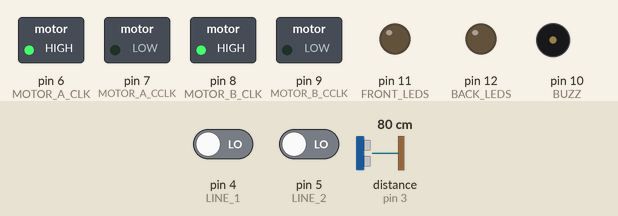
Recording of a sketch running on a simulated Arduino Uno, built with avr-gcc and run on an emulated ATmega328P. Shown: switched loads named in the sketch (green lamp = pin HIGH), output pins drawn as LEDs (lit = HIGH), buzzer (waves = sounding, pin HIGH). The test bench sets the inputs (shaded band); at power-on: distance to the obstacle (sensor on pin 3) 80 cm, pin 4 (LINE_1) LOW, pin 5 (LINE_2) LOW. The echo pulse lasts 58.3 µs per cm.

Above: at 1.2 s.
1.3 s: distance to the obstacle (sensor on pin 3) set to 2 cm
At 2.8 s:
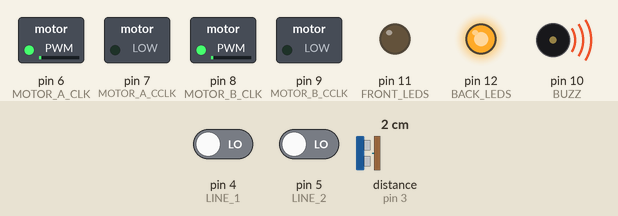
4.3 s: distance to the obstacle (sensor on pin 3) set to 18 cm
At 4.6 s:
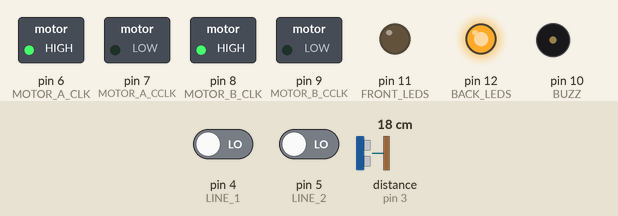
5.8 s: pin 4 (LINE_1) driven HIGH
At 6.6 s:
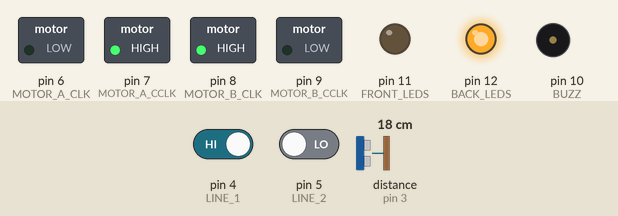
7.3 s: pin 5 (LINE_2) driven HIGH
At 7.7 s:
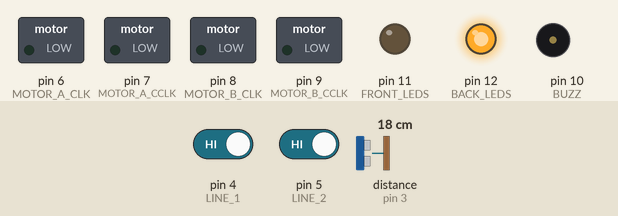
8.8 s: pin 4 (LINE_1) driven LOW
At 10.0 s:
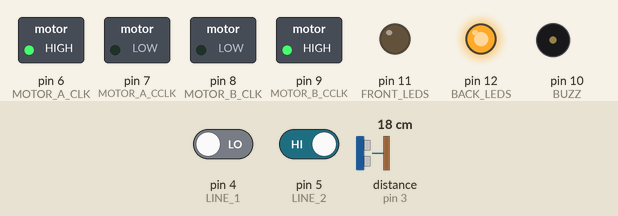
10.3 s: distance to the obstacle (sensor on pin 3) set to 14 cm
At 13.1 s:
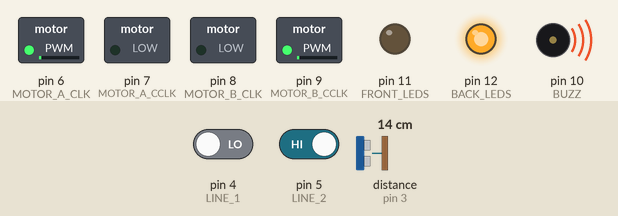
Timing chart, 0 to 14.3 s (numbered marks = the images above; inputs shaded):
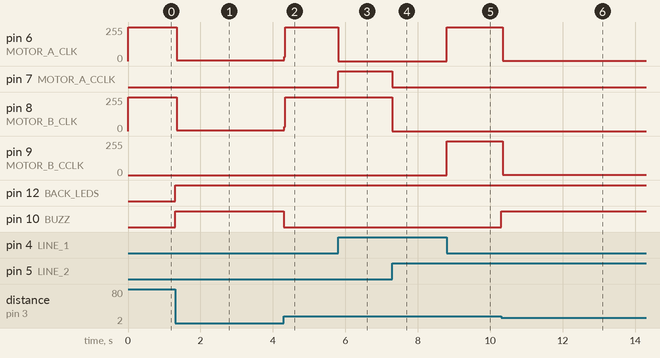

The sketch:

Car.ino
```cpp
/*
	A line follower car
	which stops when the
	ultrasonic sensor detects
	an obstacle.

	Necessary modules:

	x1 Ultrasonic sensor
	x1 Arduino of any type
	x1 H-bridge to conrol motors
	x4 DC Motors for wheels
	x4 wheels
	x2 IR obstacle sensors
	x4 led's for lights
	x2 Li-ion rechargeable batteries
	x1 A battery holder
	x1 Buzzer

*/

#define TRIG 2 // Pins of the Ultrasonic sensor
#define ECHO 3

#define LINE_1 4 // Two IR obstacle sensors
#define LINE_2 5

#define MOTOR_A_CLK 6 // Pins on the H-bridge
#define MOTOR_A_CCLK 7
#define MOTOR_B_CLK 8
#define MOTOR_B_CCLK 9

#define BUZZ 10 // Buzzer
#define FRONT_LEDS 11 // Front nd back lights of the car
#define BACK_LEDS 12

#define BLINK_TIME 500
#define MAX_DIST 15
// cm

#include <Ultrasonic.h>
#include <GyverTimer.h>

GTimer time(MS, BLINK_TIME);
Ultrasonic sonar(TRIG, ECHO);
byte dist;
bool rightln, leftln, leds = 0;

void setup() {
	Serial.begin(9600);
	pinMode(LINE_1, INPUT);
	pinMode(LINE_2, INPUT);
	pinMode(MOTOR_A_CLK, OUTPUT);
	pinMode(MOTOR_A_CCLK, OUTPUT);
	pinMode(MOTOR_B_CLK, OUTPUT);
	pinMode(MOTOR_B_CCLK, OUTPUT);
	pinMode(BUZZ, OUTPUT);
	pinMode(FRONT_LEDS, OUTPUT);
	pinMode(BACK_LEDS, OUTPUT);
}


void loop() {
	rightln = digitalRead(LINE_1);
	leftln = digitalRead(LINE_2);
	dist = sonar.read();

	if (rightln && leftln)
	{
		stop_car();
	} else if (!rightln && leftln)
	{
		turn_right();
	} else if (rightln && !leftln)
	{
		turn_left();
	} else if (!rightln && !leftln)
	{
		forward();
	}

	if (dist <= MAX_DIST)
	{
		stop_car();
		digitalWrite(BUZZ, HIGH);
		if (time.isReady() && !leds)
		{
			digitalWrite(FRONT_LEDS, HIGH);
			digitalWrite(BACK_LEDS, LOW);
			leds = !leds;
		} else {
			digitalWrite(FRONT_LEDS, LOW);
			digitalWrite(BACK_LEDS, HIGH);
			leds = !leds;
		}
	} else {
		digitalWrite(BUZZ, LOW);
	}
}

void stop_car() {
	digitalWrite(MOTOR_A_CLK, LOW);
	digitalWrite(MOTOR_A_CCLK, LOW);
	digitalWrite(MOTOR_B_CLK, LOW);
	digitalWrite(MOTOR_B_CCLK, LOW);
}

void forward() {
	digitalWrite(MOTOR_A_CLK, HIGH);
	digitalWrite(MOTOR_A_CCLK, LOW);
	digitalWrite(MOTOR_B_CLK, HIGH);
	digitalWrite(MOTOR_B_CCLK, LOW);
}

void turn_right() {
	digitalWrite(MOTOR_A_CLK, HIGH);
	digitalWrite(MOTOR_A_CCLK, LOW);
	digitalWrite(MOTOR_B_CLK, LOW);
	digitalWrite(MOTOR_B_CCLK, HIGH);
}

void turn_left() {
	digitalWrite(MOTOR_A_CLK, LOW);
	digitalWrite(MOTOR_A_CCLK, HIGH);
	digitalWrite(MOTOR_B_CLK, HIGH);
	digitalWrite(MOTOR_B_CCLK, LOW);
}
```

Measured:
- the behaviour switches between 16 and 15 cm on distance to the obstacle (sensor on pin 3) (found by bisection; images 5 and 6)
- after the input at 1.3 s, pin 6 (MOTOR_A_CLK), pin 8 (MOTOR_B_CLK): 255/255 → 5/255 after 0.05 s; pin 12 (BACK_LEDS), pin 10 (BUZZ): LOW → HIGH at once
- after the input at 4.3 s, pin 6 (MOTOR_A_CLK), pin 8 (MOTOR_B_CLK): 5/255 → 255/255 at once; pin 10 (BUZZ): HIGH → LOW at once
- after the input at 5.8 s, pin 6 (MOTOR_A_CLK): 255/255 → 0/255 at once; pin 7 (MOTOR_A_CCLK): LOW → HIGH at once
- after the input at 7.3 s, pin 7 (MOTOR_A_CCLK): HIGH → LOW at once; pin 8 (MOTOR_B_CLK): 255/255 → 0/255 at once
- after the input at 8.8 s, pin 6 (MOTOR_A_CLK), pin 9 (MOTOR_B_CCLK): 0/255 → 255/255 at once
- after the input at 10.3 s, pin 6 (MOTOR_A_CLK), pin 9 (MOTOR_B_CCLK): 255/255 → 3/255 after 0.05 s; pin 10 (BUZZ): LOW → HIGH at once
